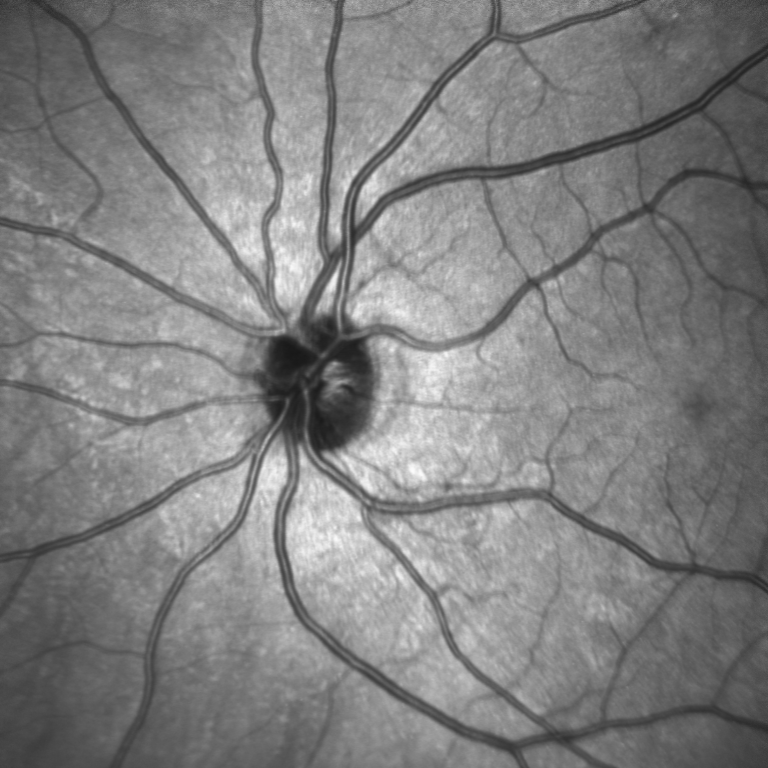
#> input picture 29_uw_IR.png, 768 x 768 px, found by its file name
$ jupyter execute --allow-errors vesselSegmenterV3.ipynb   (shell and % lines are left out)   (older library calls are emulated)
#> lines starting #> are read from the running program, lines starting #| are printed output that depends on the picture
#> further down, frame is the input picture: shape (768, 768, 3); min 24, max 251, mean 128.2
[cell 1]
#from mpl_toolkits import mplot3d
from matplotlib import pyplot
import math
from PIL import Image, ImageFilter
import numpy as np
import os
import cv2
import matplotlib.pyplot as plt
import pandas as pd
import shutil

[cell 2]
# defining the canny detector function

# here weak_th and strong_th are thresholds for
# double thresholding step
def Canny_detector(img, weak_th = None, strong_th = None):

	# conversion of image to grayscale
	img = cv2.cvtColor(img, cv2.COLOR_BGR2GRAY)

	# Noise reduction step
	img = cv2.GaussianBlur(img, (5, 5), 1.8) #(5,5)
	cv2.imwrite("blur.png",img)
	# Calculating the gradients
	gx = cv2.Sobel(np.float32(img), cv2.CV_64F, 1, 0, 3)
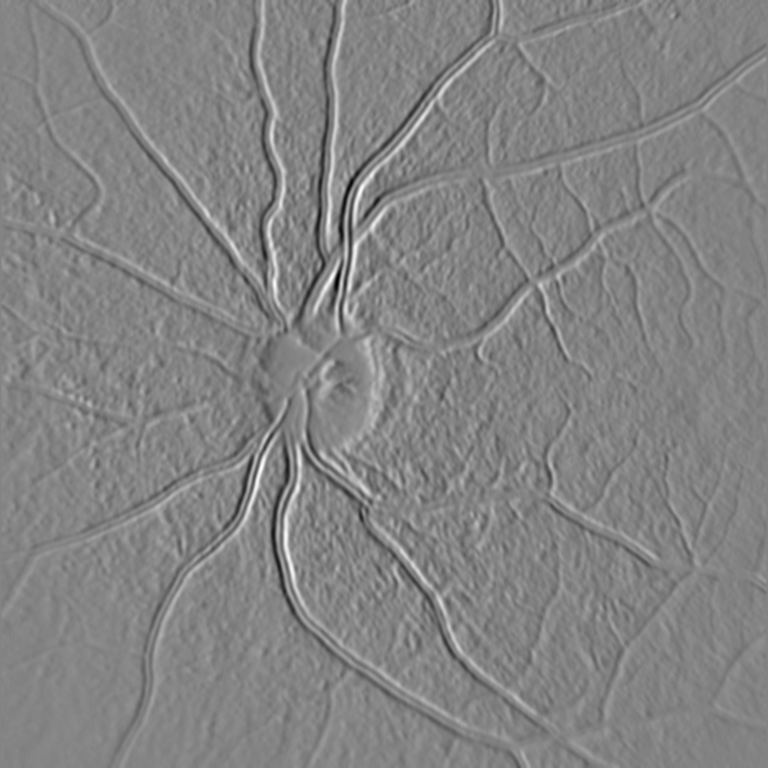
#> gx: shape (768, 768) float64; min -239, max 223, mean -0.2; drawn with min black and max white
	gy = cv2.Sobel(np.float32(img), cv2.CV_64F, 0, 1, 3)
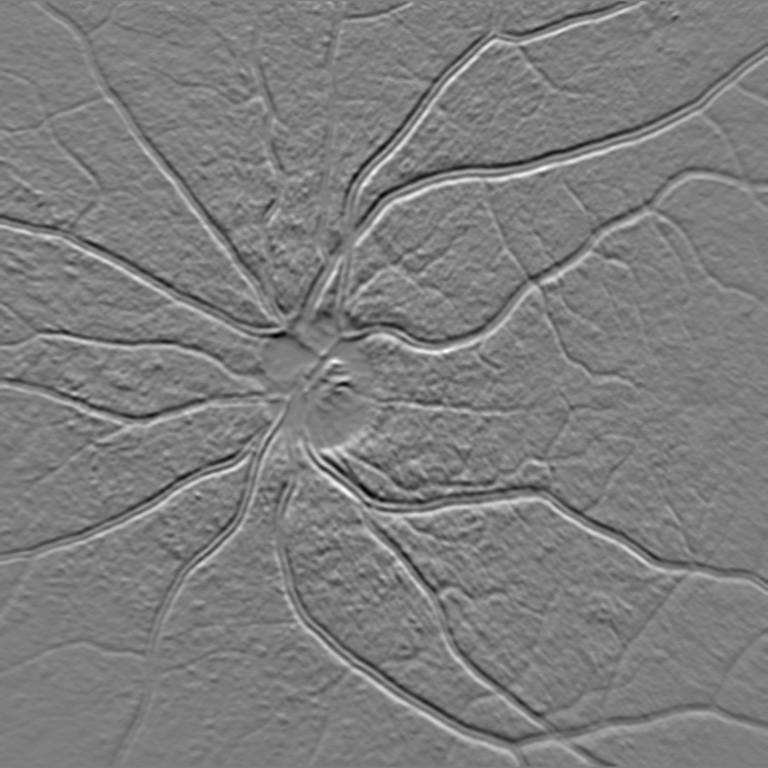
#> gy: shape (768, 768) float64; min -169, max 173, mean -0.2; drawn with min black and max white

	# Conversion of Cartesian coordinates to polar
	mag, ang = cv2.cartToPolar(gx, gy, angleInDegrees = True)
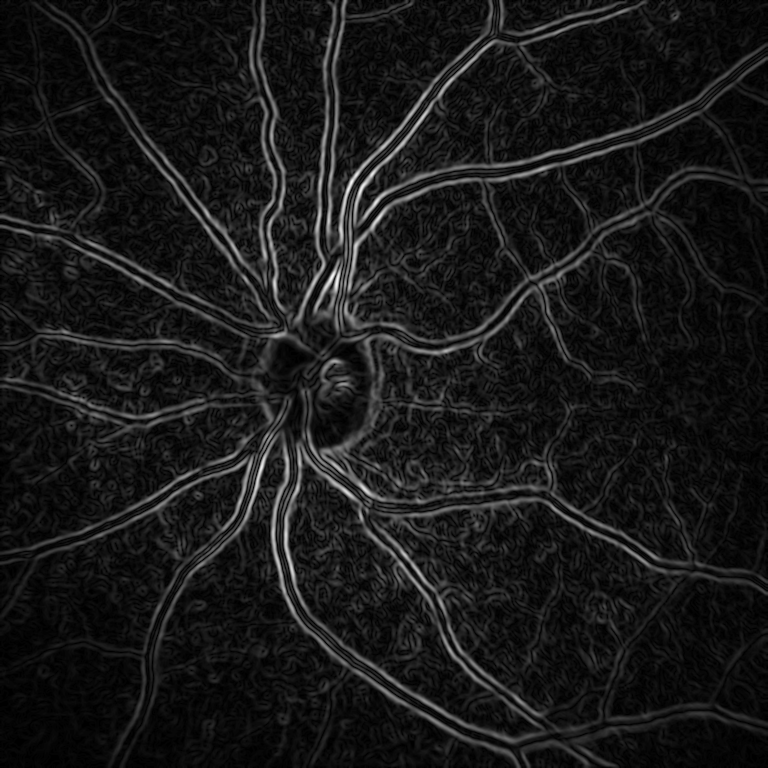
#> mag: shape (768, 768) float64; min 0, max 249.1, mean 24.7
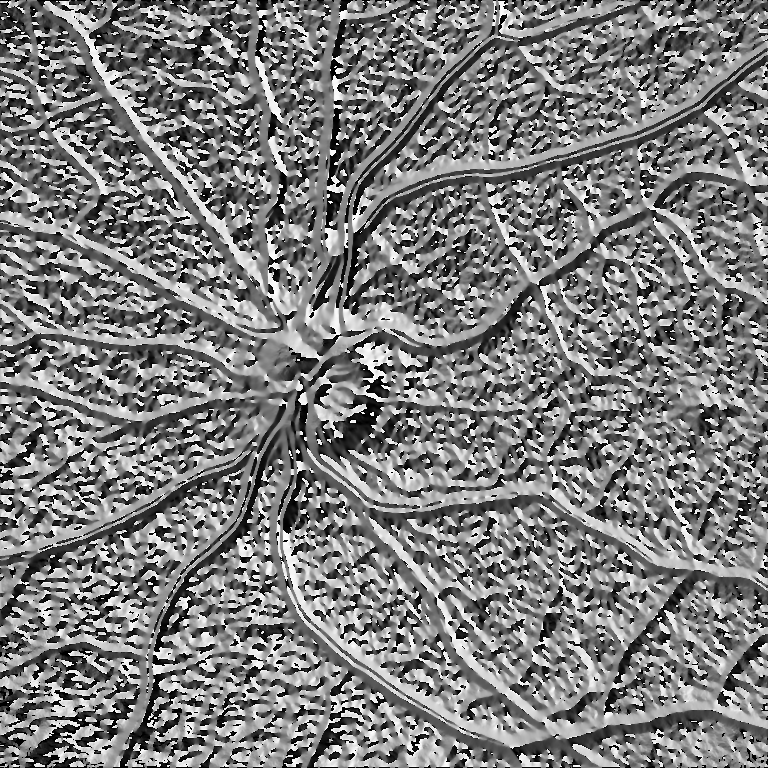
#> ang: shape (768, 768) float64; min 0, max 359.7, mean 177.2; drawn with min black and max white

	# setting the minimum and maximum thresholds
	# for double thresholding
	mag_max = np.max(mag)
#> mag_max = 249.1
	if not weak_th:weak_th = mag_max * 0.225 #0.225 to 0.2
#> weak_th = 56.04
	if not strong_th:strong_th = mag_max * 0.215 #0.215 to 1
#> strong_th = 53.55

	# getting the dimensions of the input image
	height, width = img.shape
#> height = 768; width = 768

	# Looping through every pixel of the grayscale
	# image
	for i_x in range(width):
		for i_y in range(height):

			grad_ang = ang[i_y, i_x]
			grad_ang = abs(grad_ang-180) if abs(grad_ang)>180 else abs(grad_ang)

			# selecting the neighbours of the target pixel
			# according to the gradient direction
			# In the x axis direction
			if grad_ang<= 22.5:
				neighb_1_x, neighb_1_y = i_x-1, i_y
				neighb_2_x, neighb_2_y = i_x + 1, i_y

			# top right (diagonal-1) direction
			elif grad_ang>22.5 and grad_ang<=(22.5 + 45):
				neighb_1_x, neighb_1_y = i_x-1, i_y-1
				neighb_2_x, neighb_2_y = i_x + 1, i_y + 1

			# In y-axis direction
			elif grad_ang>(22.5 + 45) and grad_ang<=(22.5 + 90):
				neighb_1_x, neighb_1_y = i_x, i_y-1
				neighb_2_x, neighb_2_y = i_x, i_y + 1

			# top left (diagonal-2) direction
			elif grad_ang>(22.5 + 90) and grad_ang<=(22.5 + 135):
				neighb_1_x, neighb_1_y = i_x-1, i_y + 1
				neighb_2_x, neighb_2_y = i_x + 1, i_y-1

			# Now it restarts the cycle
			elif grad_ang>(22.5 + 135) and grad_ang<=(22.5 + 180):
				neighb_1_x, neighb_1_y = i_x-1, i_y
				neighb_2_x, neighb_2_y = i_x + 1, i_y

			# Non-maximum suppression step
			if width>neighb_1_x>= 0 and height>neighb_1_y>= 0:
				if mag[i_y, i_x]<mag[neighb_1_y, neighb_1_x]:
					mag[i_y, i_x]= 0
					continue

			if width>neighb_2_x>= 0 and height>neighb_2_y>= 0:
				if mag[i_y, i_x]<mag[neighb_2_y, neighb_2_x]:
					mag[i_y, i_x]= 0
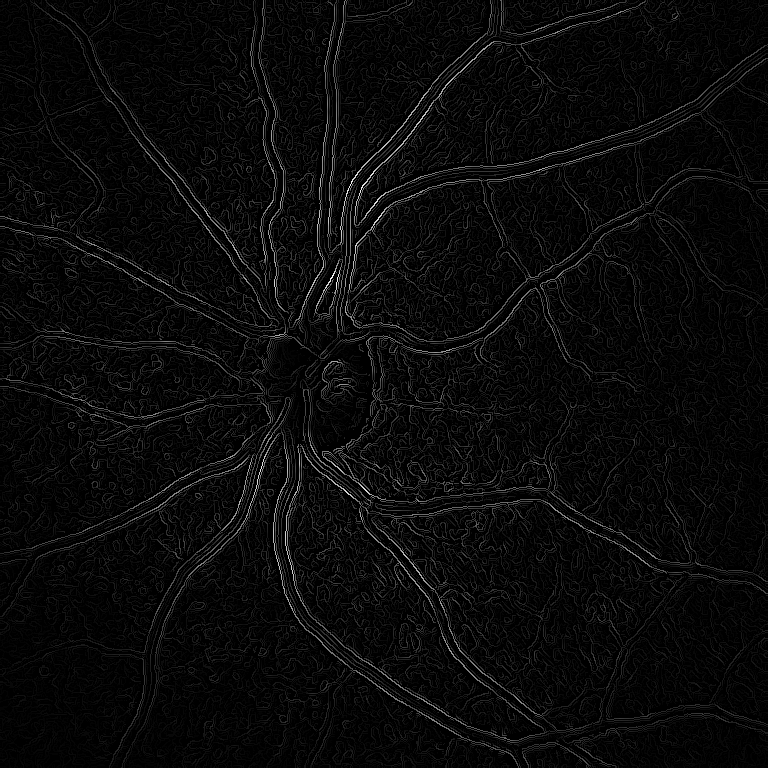
#> mag: shape (768, 768) float64; min 0, max 249.1, mean 10

	weak_ids = np.zeros_like(img)
	strong_ids = np.zeros_like(img)
	ids = np.zeros_like(img)

	# double thresholding step
	for i_x in range(width):
		for i_y in range(height):

			grad_mag = mag[i_y, i_x]

			if grad_mag<weak_th:
				mag[i_y, i_x]= 0
			elif strong_th>grad_mag>= weak_th:
				ids[i_y, i_x]= 1
			else:
				ids[i_y, i_x]= 2
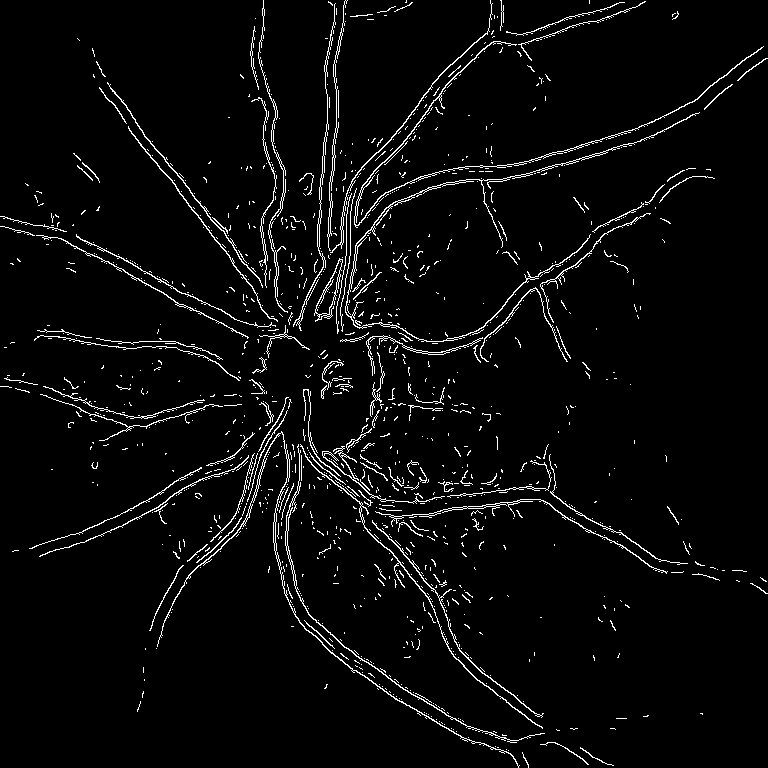
#> ids: shape (768, 768); values 0 (black) and 2 (white), 3.8% white in thin lines or dots


	# finally returning the magnitude of
	# gradients of edges
	return mag

Inspiration for Edge Detection Code: https://www.geeksforgeeks.org/implement-canny-edge-detector-in-python-using-opencv/?ref=lbp

[cell 3]
df = pd.DataFrame()

folder_path = "AIR_unlabeled_data"


frame = cv2.imread(folder_path + "/29_uw_IR.png")

# calling the designed function for
# finding edges
canny_img = Canny_detector(frame)


# Displaying the input and output image
plt.figure()
f, plots = plt.subplots(2, 1)
plots[0].imshow(frame)
plots[1].imshow(canny_img)
cv2.imwrite("edges.png",canny_img)
#> Out = True
